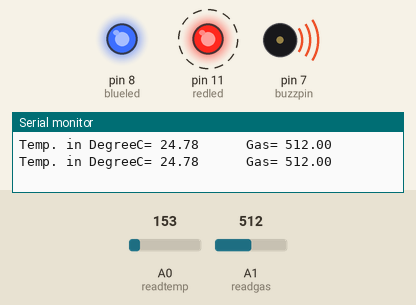
This sketch was run on a simulated Arduino Uno, built with avr-gcc and run on an emulated ATmega328P. On the bench: output pins drawn as LEDs (lit = HIGH), buzzer (waves = sounding, pin HIGH), the last lines printed to the serial monitor. Dashed ring = blinking. The inputs (shaded band) are chosen by the test bench; at power-on: A1 (readgas) = 512, A0 (readtemp) = 153.

Above: at 1.67 s.
1.7 s: A1 (readgas) set to 108
5.2 s: A1 (readgas) set to 90
At 6.2 s:
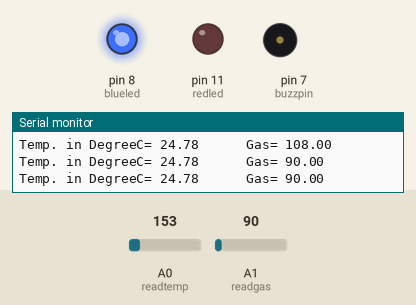
7.1 s: A0 (readtemp) set to 198
8.6 s: A0 (readtemp) set to 215
At 9.8 s:
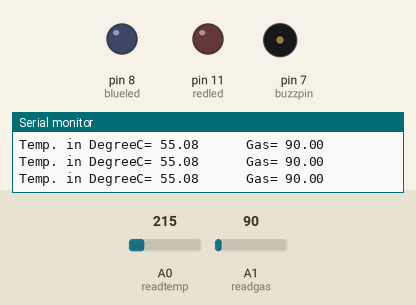
10.1 s: A1 (readgas) set to 110
At 10.7 s:
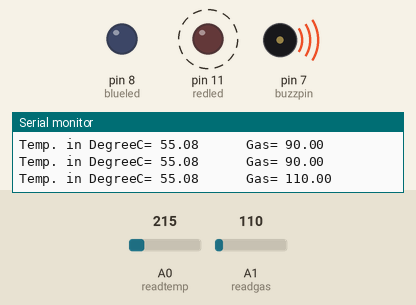
13.6 s: A0 (readtemp) set to 221
Timing chart, 0 to 18.3 s (numbered marks = the images above; inputs shaded):
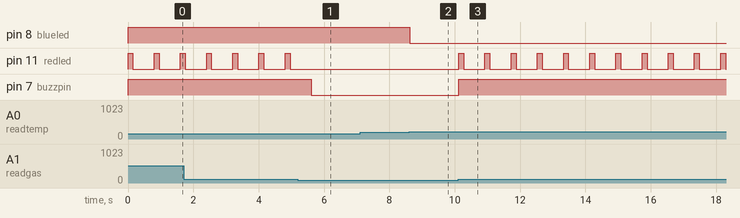

The sketch:

sketch_jul16a.ino
```cpp
//TEMPERATURE DETECTOR AND FIRE ALARM SYSTEM!!

int readtemp=A0;
int readgas=A1;
int buzzpin=7;
int redled=11;
int blueled=8;

float tempval1;
float tempval2;
float temp;
float gasval;

float volt;


void setup()
{

  pinMode(readtemp,INPUT);
  pinMode(readgas,INPUT);
  pinMode(buzzpin,OUTPUT);
  pinMode(redled,OUTPUT);
  pinMode(blueled,OUTPUT);
  Serial.begin(9600);

}


void loop()
{
  //TEMPERATURE
  tempval1=analogRead(readtemp);
  tempval2=(tempval1/1023.0)*5000.0;
  temp=(tempval2-500)/10;

  //GAS CONCENTRATION
  gasval=analogRead(readgas);

  //NORMAL CONDITION: BLUE LED LIGHTS ON
  if(temp<55)
  {
    digitalWrite(blueled,HIGH);
  }

  else
  {
    digitalWrite(blueled,LOW);
  }


  //UNDER RISE IN TEMP ABOVE 55 DEGREE C RED LED BRIGHTENS UP ACCORDING TO THE TEMP
  if(temp>=55 && temp<80)
  {
    volt=(85.0/8.0)*temp-(4675.0/8.0);
    analogWrite(redled,volt);
  }

  else if(temp>=80)
  {
    digitalWrite(redled,HIGH);

  }

  else
  {
    digitalWrite(redled,LOW);
  }


  //DANGER: GAS/SMOKE DETECTED BUZZER TURNS ON AND RED LED BLINKS
  if(gasval>=100)
  {
    digitalWrite(buzzpin,HIGH);
    digitalWrite(redled,HIGH);
    delay(150);
    digitalWrite(redled,LOW);
    delay(150);
  }

  else
  {
    digitalWrite(buzzpin,LOW);
  }


  Serial.print("Temp. in DegreeC= ");
  Serial.print(temp);
  Serial.print("\t\t\t");
  Serial.print("Gas= ");
  Serial.println(gasval);
  delay(500);

}
```

Measured:
- the behaviour switches between 100 and 99 on A1 (readgas) (found by bisection; images 0 and 1)
- the behaviour switches between 214 and 215 on A0 (readtemp) (found by bisection; images 1 and 2)
- after the input at 5.2 s, pin 11 (redled): stops changing and stays LOW; pin 7 (buzzpin): HIGH → LOW after 0.41 s
- after the input at 8.6 s, pin 8 (blueled): HIGH → LOW at once
- after the input at 10.1 s, pin 11 (redled): alternates HIGH for 0.15 s and LOW for 0.65 s, starting at once; pin 7 (buzzpin): LOW → HIGH at once
- by itself, pin 11 (redled): alternates HIGH for 0.15 s and LOW for 0.65 s
